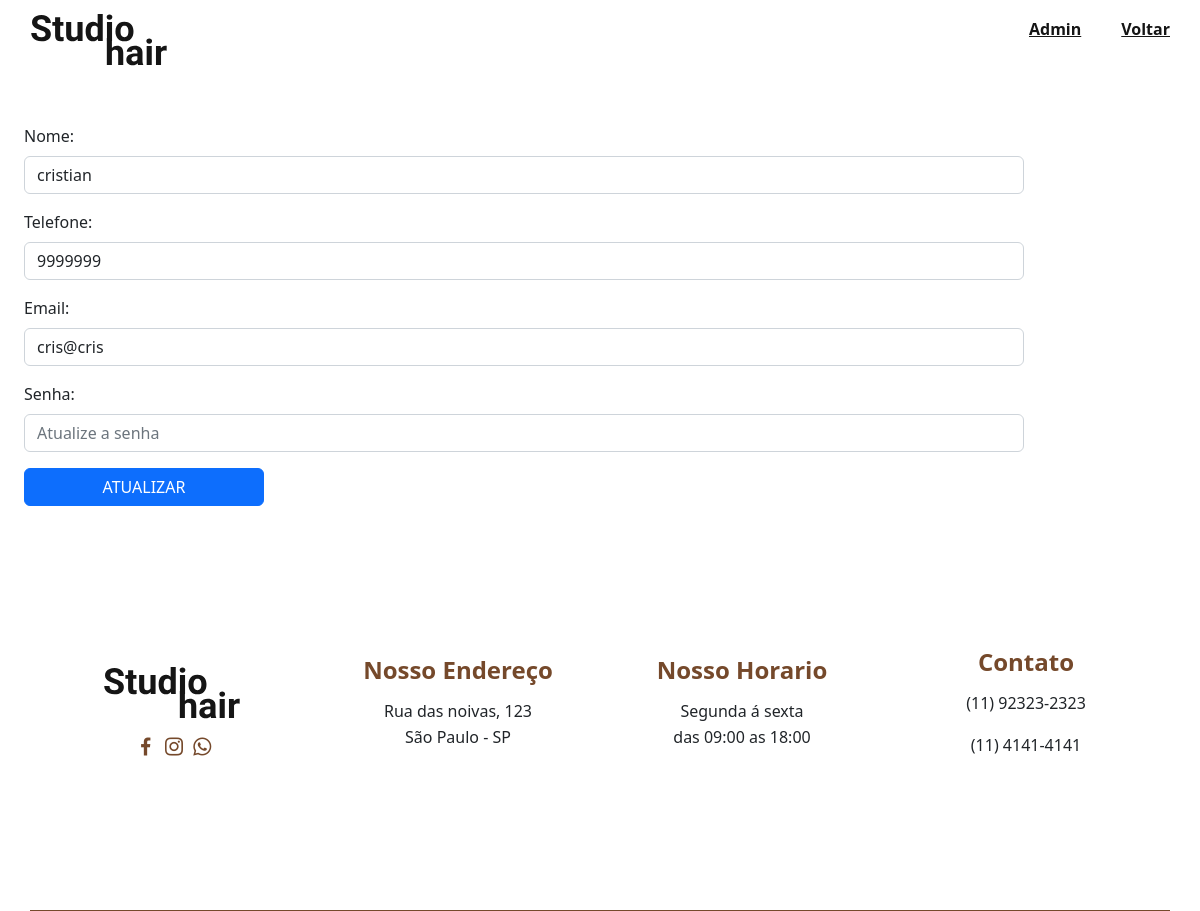
Screenshot of /editar-usuario/2 (signed in) with the database file from the repository.
### app/models/modelos.py (models this page shows, shortened)
class Usuario(db.Model, UserMixin):
    id = db.Column(db.Integer, primary_key=True)
    nome = db.Column(db.String(255), nullable=False)
    telefone = db.Column(db.String(255), nullable=False)
    email = db.Column(db.String(255), unique=True, nullable=False)
    is_UserMaster = db.Column(db.Boolean, nullable=False)
    senha = db.Column(db.String(255), nullable=False)

### app/routes.py (the view, shortened to what this page needs)
@app.route("/editar-usuario/<int:user_id>", methods=['GET', 'POST'])
@login_required
def editar_usuario(user_id):
    usuario = Usuario.query.get(user_id)
    return render_template('atualizar.html', usuario=usuario)

### app/__init__.py (called while the page is built)
@login_manager.user_loader
def load_user(user_id):
    return Usuario.query.get(int(user_id))

### app/templates/atualizar.html (shortened to what this page needs)
<!DOCTYPE html>
<html lang="pt-br">
<head>
    <link href='https://unpkg.com/boxicons@2.0.9/css/boxicons.min.css' rel='stylesheet'>
    <link rel="stylesheet" href="{{ url_for('static', filename='css/style.css') }}">
    <link href="https://cdn.jsdelivr.net/npm/bootstrap@5.2.3/dist/css/bootstrap.min.css" rel="stylesheet"
>
</head>
<body>
    <header class="l-header" id="header">
        <div class="navbar container flex">
            <div class="brand">
                <a href="#"><img src="{{ url_for('static', filename='img/logo.svg') }}" alt="Studio Hair"></a>
            </div>
            <div class="nav" id="nav">
                <ul class="nav__menu">
                    {% if usuario %}
                    <li class="nav__item"><a href="/index" class="nav__link">Admin</a></li>
                    {% endif %}
                    <li class="nav__item"><a href="/home" class="nav__link">Voltar</a></li>
                </ul>
            </div>
        </div>
    </header>
    <main class="m-lg-4 col-10">
        <form action="/editar-usuario/{{ usuario.id }}" method="POST">
            <div class="mb-3">
                <label for="nome" class="form-label">Nome:</label>
                <input type="text" class="form-control" id="nome" name="nome" value="{{ usuario.nome }}">
            </div>
            <div class="mb-3">
                <label for="telefone" class="form-label">Telefone:</label>
                <input type="text" class="form-control" id="telefone" name="telefone" value="{{ usuario.telefone }}">
            </div>
            <div class="mb-3">
                <label for="email" class="form-label">Email:</label>
                <input type="email" class="form-control" id="email" name="email" value="{{ usuario.email }}">
            </div>
            <div class="mb-3">
                <label for="senha" class="form-label">Senha:</label>
                <input type="senha" class="form-control" id="senha" name="senha" placeholder="Atualize a senha">
            </div>
            <button type="submit" class="btn btn-primary">Atualizar</button>
        </form>
    </main>
    <footer class="footer" id="contact">
        <div class="footer__list section container grid">
            <div class="footer__data">
                <h1><a href="#"><img src="{{ url_for('static', filename='img/logo.svg') }}" alt=""></a></h1>
                <div class="footer__data-social">
                    <a href=""><i class='bx bxl-facebook social__icon'></i></a>
                    <a href=""><i class='bx bxl-instagram social__icon'></i></a>
                    <a href=""><i class='bx bxl-whatsapp social__icon'></i></a>
                </div>
            </div>
            <div class="footer__data">
                <h2>nosso endereço</h2>
                <p>Rua das noivas, 123<br> São Paulo - SP</p>
            </div>
            <div class="footer__data">
                <h2>nosso horario</h2>
                <p>Segunda á sexta<br>das 09:00 as 18:00</p>
            </div>
            <div class="footer__data">
                <h2>Contato</h2>
                <p>(11) 92323-2323</p>
                <p>(11) 4141-4141</p>
            </div>
        </div>
    </footer>
</body>
</html>

### app/static/css/style.css (style rules this page uses)
:root { --header-height: 6.25rem; --main-color: #f7e6df; --first-color: #75492b; --second-color: #dfd6a7; --white-color: #ffffff; --black-color: #151515; --font-cursive: 'Great Vibes', cursive; --body-font: 'Montserrat', sans-serif; --big-font-size: 3rem; --h1-font-size: 2.25rem; --h2-font-size: 1.5rem; --h3-font-size: 1.25rem; --normal-font-size: 1rem; --small-font-size: 0.813rem; --font-light: 300; --font-medium: 400; --font-semi-bold: 700; --font-bold: 800; --mb-05: 0.5rem; --mb-1: 1rem; --mb-1-5: 1.5rem; --mb-2: 2rem; --mb-2-5: 2.5rem; --mb-3: 3rem; --Z-fixed: 100; --z-tooltip: 10; --z_negative: -1; }
html { scroll-behavior: smooth; }
body { background-color: var(--white-color); font-size: var(--normal-font-size); font-family: var(--body-font); overflow-x: hidden; }
ul { list-style: none; }
a { text-decoration: none; }
.container { max-width: 1200px; margin: 0 auto; }
.section { padding: calc(var(--header-height) + 20px) 0; }
.grid { display: grid; gap: 20px; }
.flex { display: flex; align-items: center; justify-content: center; }
.btn { width: 240px; display: flex; align-items: center; justify-content: center; text-align: center; background-color: var(--first-color); color: var(--white-color); border: 1px solid var(--first-color); border-radius: 50px; font-size: var(--normal-font-size); font-weight: var(--font-semi-bold); text-transform: uppercase; line-height: var(--normal-font-size); padding: 10px 20px; outline: none; cursor: pointer; transition: all 400ms ease; }
.l-header { width: 100%; height: var(--header-height); background-color: rgba(255, 255, 255, 0.4); transition: all 400ms ease; }
.navbar { justify-content: space-between; padding: 20px; }
.nav__link { font-weight: var(--font-bold); color: var(--black-color); position: relative; transition: all 400ms ease; }
.nav__link::before { content: ""; position: absolute; width: 0; height: 2px; left: 0; bottom: 0; background-color: var(--first-color); transition: all 400ms ease-in-out; }
.footer__list { grid-template-columns: repeat(2, 1fr); justify-content: space-around; align-items: center; border-bottom: 1px solid var(--first-color); }
.footer__data-social .social__icon { color: var(--first-color); font-size: var(--h2-font-size); }
.footer__data { text-align: center; margin-bottom: var(--mb-1); }
.footer__data-social { margin-top: var(--mb-1); }
.footer__data h2 { font-weight: var(--font-bold); font-size: var(--h2-font-size); line-height: var(--h2-font-size); color: var(--first-color); margin-bottom: var(--mb-1); text-transform: capitalize; }
.footer__data p { font-weight: var(--font-medium); line-height: calc(var(--normal-font-size) + 10px); text-align: center; }
@media (min-width: 960px) { .nav__menu { display: flex; align-items: center; padding: 0; } }
@media (min-width: 960px) { .nav__item:not(:last-child) { margin-right: var(--mb-2-5); } }
@media (min-width: 960px) { .nav__link { font-size: var(--normal-font-size); font-weight: var(--font-bold); text-transform: capitalize; color: var(--black-color); transition: all 400ms ease; position: relative; } }
@media (min-width: 960px) { .footer__list { grid-template-columns: repeat(4, 1fr); } }

### rows the page displays
Usuario: nome "cristian", telefone "9999999", email "cris@cris"
